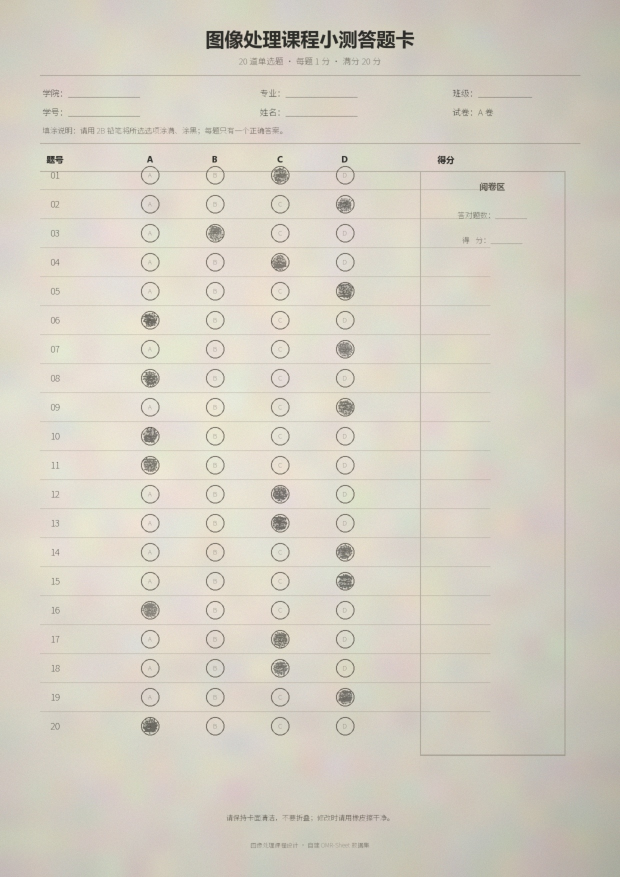
#> input picture data/images/S01.jpg, 1240 x 1754 px (shown at 1/2 size); its folder holds only this picture in this run
$ python predict.py --image ../data/images/S01.jpg
#> lines starting #> are read from the running program, lines starting #| are printed output that depends on the picture; after the words box and inside, x2 and y2 are one past the last pixel; in counts of white or black regions, pixels touching at a corner belong together
### src/omr/config.py
"""Project-wide constants and the canonical answer-sheet layout."""
from __future__ import annotations

from pathlib import Path

ROOT = Path(__file__).resolve().parents[2]
DATA_DIR = ROOT / "data"
IMAGE_DIR = DATA_DIR / "images"
MASK_DIR = DATA_DIR / "masks"
ANNOTATION_DIR = DATA_DIR / "annotations"
RESULTS_DIR = ROOT / "results"
FIGURE_DIR = ROOT / "docs" / "figures"

# A4 at 150 dpi.  The synthetic photos are already cropped and aligned.
WIDTH = 1240
HEIGHT = 1754

N_QUESTIONS = 20
OPTIONS = "ABCD"
ROW0 = 350
ROW_H = 58
Q_X = 110
OPT_X = (300, 430, 560, 690)
BUBBLE_R = 18
GT_R = 17          # radius of a filled option region in the ground truth
ROI_R = 15         # inner radius used to measure pencil coverage

GROUPS = ("clean", "light", "hard")
GROUP_CN = {"clean": "清晰组", "light": "光照不均组", "hard": "低对比/噪声组"}

# Fonts available on the build machine.  Noto Sans SC is used for the rendered
# dataset (open font); Microsoft YaHei bold is used only for headings.
FONT_REGULAR = Path(r"C:\Windows\Fonts\NotoSansSC-VF.ttf")
FONT_BOLD = Path(r"C:\Windows\Fonts\msyhbd.ttc")
FONT_SONG = Path(r"C:\Windows\Fonts\simsun.ttc")

BUBBLES = []
for _q in range(1, N_QUESTIONS + 1):
    for _oi, _opt in enumerate(OPTIONS):
        BUBBLES.append(
            {
                "q": _q,
                "opt": _opt,
                "oi": _oi,
                "cx": OPT_X[_oi],
                "cy": ROW0 + (_q - 1) * ROW_H,
            }
        )

BUBBLE_INDEX = {(b["q"], b["opt"]): i for i, b in enumerate(BUBBLES)}
BUBBLE_Q = [b["q"] for b in BUBBLES]
BUBBLE_OPT = [b["opt"] for b in BUBBLES]
BUBBLE_CX = [b["cx"] for b in BUBBLES]
BUBBLE_CY = [b["cy"] for b in BUBBLES]


# [4 lines left out: function bubble_center, not called in this run]

### src/omr/segmentation.py
"""Classical segmentation baselines and the proposed OMR pipeline.

Everything here is NumPy + Pillow.  No OpenCV / scikit-image dependency is
required, which makes the project easy to run on a clean Windows machine.
"""
from __future__ import annotations

import time
from dataclasses import dataclass, field

import numpy as np
from PIL import Image, ImageDraw

from .config import (
    BUBBLES,
    BUBBLE_CX,
    BUBBLE_CY,
    BUBBLE_OPT,
    BUBBLE_Q,
    GT_R,
    HEIGHT,
    N_QUESTIONS,
    OPTIONS,
    ROI_R,
    WIDTH,
)


@dataclass
class Prediction:
    name: str
    mask: np.ndarray                 # uint8, 0/255: filled-option regions
    ink_mask: np.ndarray             # bool: thresholded ink (for visualisation)
    fills: np.ndarray                # (20, 4) coverage / score
    positives: np.ndarray            # (20, 4) bool
    answers: dict[int, str]
    candidates: int = 0
    time_ms: float = 0.0
    meta: dict = field(default_factory=dict)


# ---------------------------------------------------------------------------
# Basic image operations
# ---------------------------------------------------------------------------
def to_gray(img: Image.Image | np.ndarray) -> np.ndarray:
    if isinstance(img, Image.Image):
        return np.asarray(img.convert("L"), dtype=np.uint8)
    arr = np.asarray(img)
    if arr.ndim == 2:
        return arr.astype(np.uint8)
    return np.asarray(Image.fromarray(arr.astype(np.uint8)).convert("L"), dtype=np.uint8)


# [16 lines left out: function otsu_threshold, not called in this run]


def box_blur(img: np.ndarray, k: int = 45) -> np.ndarray:
    """Mean filter using an integral image (O(HW), independent of k)."""
    if k % 2 == 0:
        k += 1
    p = k // 2
    a = np.pad(img.astype(np.float64), ((p, p), (p, p)), mode="reflect")
    ii = np.cumsum(np.cumsum(a, axis=0), axis=1)
    ii = np.pad(ii, ((1, 0), (1, 0)))
    out = ii[k:, k:] - ii[:-k, k:] - ii[k:, :-k] + ii[:-k, :-k]
    return out / float(k * k)


def _shift_bool(a: np.ndarray, dy: int, dx: int, fill: bool = False) -> np.ndarray:
    h, w = a.shape
    out = np.full_like(a, fill, dtype=bool)
    ys0, ys1 = max(0, dy), min(h, h + dy)
    xs0, xs1 = max(0, dx), min(w, w + dx)
    if ys0 >= ys1 or xs0 >= xs1:
        return out
    out[ys0:ys1, xs0:xs1] = a[ys0 - dy : ys1 - dy, xs0 - dx : xs1 - dx]
    return out


def dilate(a: np.ndarray, r: int = 1) -> np.ndarray:
    out = np.zeros_like(a, dtype=bool)
    for dy in range(-r, r + 1):
        for dx in range(-r, r + 1):
            out |= _shift_bool(a, dy, dx, False)
    return out


def erode(a: np.ndarray, r: int = 1) -> np.ndarray:
    return ~dilate(~a, r)


def close(a: np.ndarray, r: int = 1) -> np.ndarray:
    return erode(dilate(a, r), r)


def open_(a: np.ndarray, r: int = 1) -> np.ndarray:
    return dilate(erode(a, r), r)


# ---------------------------------------------------------------------------
# Region-of-interest measurement
# ---------------------------------------------------------------------------
_DISK_CACHE: dict[int, np.ndarray] = {}


def disk(r: int) -> np.ndarray:
    if r not in _DISK_CACHE:
        yy, xx = np.ogrid[-r : r + 1, -r : r + 1]
        _DISK_CACHE[r] = (xx * xx + yy * yy) <= r * r
    return _DISK_CACHE[r]


def roi_fill(binary: np.ndarray, r: int = ROI_R) -> np.ndarray:
    d = disk(r)
    out = np.zeros((N_QUESTIONS, len(OPTIONS)), dtype=np.float64)
    for b in BUBBLES:
        q, oi, cx, cy = b["q"], b["oi"], b["cx"], b["cy"]
        sub = binary[cy - r : cy + r + 1, cx - r : cx + r + 1]
        out[q - 1, oi] = float(sub[d].mean())
    return out


def answers_from_fills(fills: np.ndarray, threshold: float) -> tuple[np.ndarray, dict[int, str]]:
    positives = fills >= threshold
    answers: dict[int, str] = {}
    for q in range(1, N_QUESTIONS + 1):
        row = fills[q - 1]
        if positives[q - 1].any():
            answers[q] = OPTIONS[int(np.argmax(row))]
        else:
            answers[q] = ""
    return positives, answers


def regions_from_positives(positives: np.ndarray, r: int = GT_R) -> np.ndarray:
    img = Image.new("L", (WIDTH, HEIGHT), 0)
    draw = ImageDraw.Draw(img)
    for b in BUBBLES:
        if positives[b["q"] - 1, b["oi"]]:
            cx, cy = b["cx"], b["cy"]
            draw.ellipse([cx - r, cy - r, cx + r, cy + r], fill=255)
    return np.asarray(img, dtype=np.uint8)


# ---------------------------------------------------------------------------
# Run-length connected components (fast enough in pure Python)
# ---------------------------------------------------------------------------
# [120 lines left out: functions components, predict_global_roi, not called in this run]


def predict_proposed(
    gray: np.ndarray,
    delta: float = 10.0,
    threshold: float = 0.40,
    close_r: int = 1,
    open_r: int = 1,
    background_k: int = 45,
) -> Prediction:
    t0 = time.perf_counter()
    bg = box_blur(gray, background_k)
    diff = bg - gray.astype(np.float64)
    ink = diff > delta
    if close_r > 0:
        ink = close(ink, close_r)
    if open_r > 0:
        ink = open_(ink, open_r)
    fills = roi_fill(ink)
    positives, answers = answers_from_fills(fills, threshold)
    mask = regions_from_positives(positives)
    return Prediction(
        name="proposed",
        mask=mask,
        ink_mask=ink,
        fills=fills,
        positives=positives,
        answers=answers,
        candidates=int(positives.sum()),
        time_ms=(time.perf_counter() - t0) * 1000.0,
        meta={"delta": delta, "threshold": threshold, "background_k": background_k},
    )


# [77 lines left out: functions predict_proposed_no_morph, predict_baseline_cc, not called in this run]

### src/predict.py
"""Predict one aligned answer sheet with the proposed pipeline."""
from __future__ import annotations

import argparse
import sys
from pathlib import Path

from PIL import Image, ImageDraw

ROOT = Path(__file__).resolve().parents[1]
sys.path.insert(0, str(ROOT / "src"))

from omr.config import BUBBLES, HEIGHT, N_QUESTIONS, OPTIONS, WIDTH  # noqa: E402
from omr.segmentation import predict_proposed, to_gray  # noqa: E402


def main() -> None:
    parser = argparse.ArgumentParser(description="Recognise a filled OMR answer sheet.")
    parser.add_argument("--image", required=True, help="aligned image, 1240x1754 px")
    parser.add_argument("--out", default=str(ROOT / "results" / "predictions"))
    parser.add_argument("--delta", type=float, default=10.0)
    parser.add_argument("--threshold", type=float, default=0.40)
    args = parser.parse_args()

    path = Path(args.image)
    image = Image.open(path).convert("RGB")
    if image.size != (WIDTH, HEIGHT):
        raise SystemExit(
            f"Expected {WIDTH}x{HEIGHT} px after cropping/alignment, got {image.size}. "
            "See README section '适用范围'."
        )

    pred = predict_proposed(to_gray(image), delta=args.delta, threshold=args.threshold)
    out_dir = Path(args.out)
    out_dir.mkdir(parents=True, exist_ok=True)
    stem = path.stem
    Image.fromarray(pred.mask, "L").save(out_dir / f"{stem}_mask.png")

    overlay = image.copy()
    draw = ImageDraw.Draw(overlay)
    for b in BUBBLES:
        if pred.positives[b["q"] - 1, b["oi"]]:
            cx, cy = b["cx"], b["cy"]
            draw.ellipse([cx - 23, cy - 23, cx + 23, cy + 23], outline=(220, 40, 40), width=4)
    overlay.save(out_dir / f"{stem}_overlay.png")

    ans = " ".join(
        f"{q}:{pred.answers.get(q, '?') or '-'}" for q in range(1, N_QUESTIONS + 1)
    )
    print("answers:", ans)
    print("positive bubbles:", int(pred.positives.sum()))
    print("saved:", out_dir / f"{stem}_mask.png")
    print("saved:", out_dir / f"{stem}_overlay.png")
    print("options:", OPTIONS)


if __name__ == "__main__":
    main()
#> in main, image is the input picture: PIL image 1240x1754 RGB; mean R, G, B 213.3, 208, 195.9
#> in box_blur, `ii = np.cumsum(np.cumsum(a, axis=0), axis=1)`:
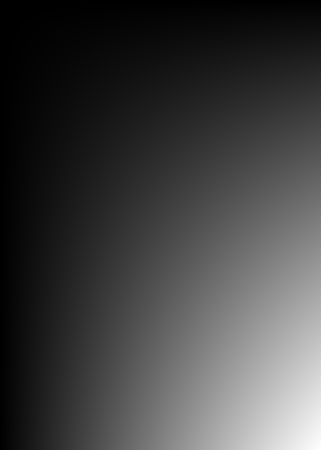
#> ii: shape (1798, 1284) float64 (shown at 1/4 size); min 201, max 479163453, mean 122324223.7; drawn with min black and max white
#> in predict_proposed, `diff = bg - gray.astype(np.float64)`:
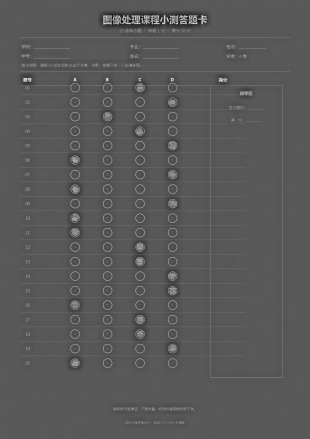
#> diff: shape (1754, 1240) float64 (shown at 1/4 size); min -87.42, max 163.9, mean 0; drawn with min black and max white
#> in predict_proposed, `ink = diff > delta`:
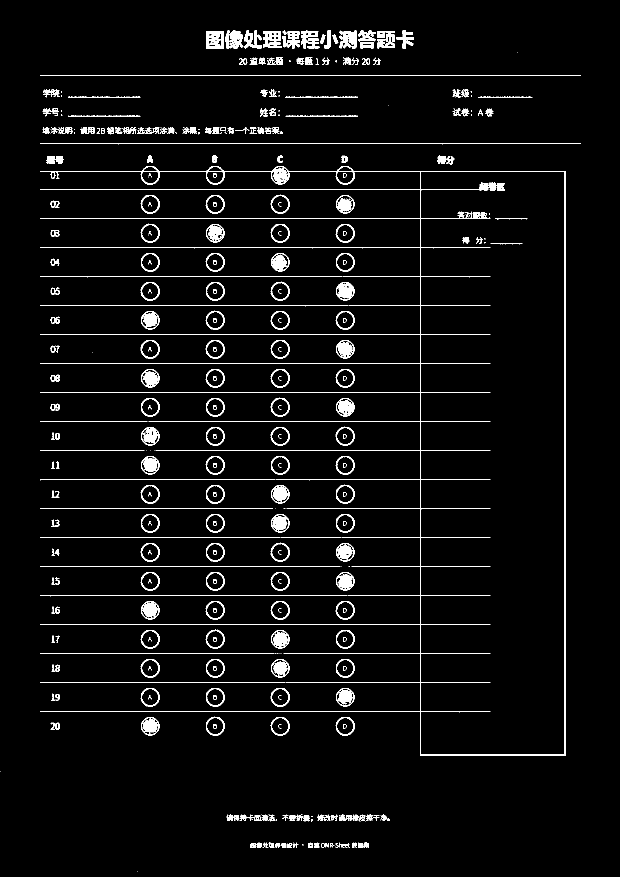
#> ink: shape (1754, 1240) bool (shown at 1/2 size); 4.1% white; 380 white regions (92 under 20 px), largest, box (x1, y1, x2, y2) and area: (80, 332, 1131, 1512) 21722, (80, 286, 1161, 289) 2164, (80, 150, 1161, 152) 2162
#> the loop in dilate, `for dy in range(-r, r + 1):` made 3 passes
#> after the loop in dilate, `for dy in range(-r, r + 1):`:
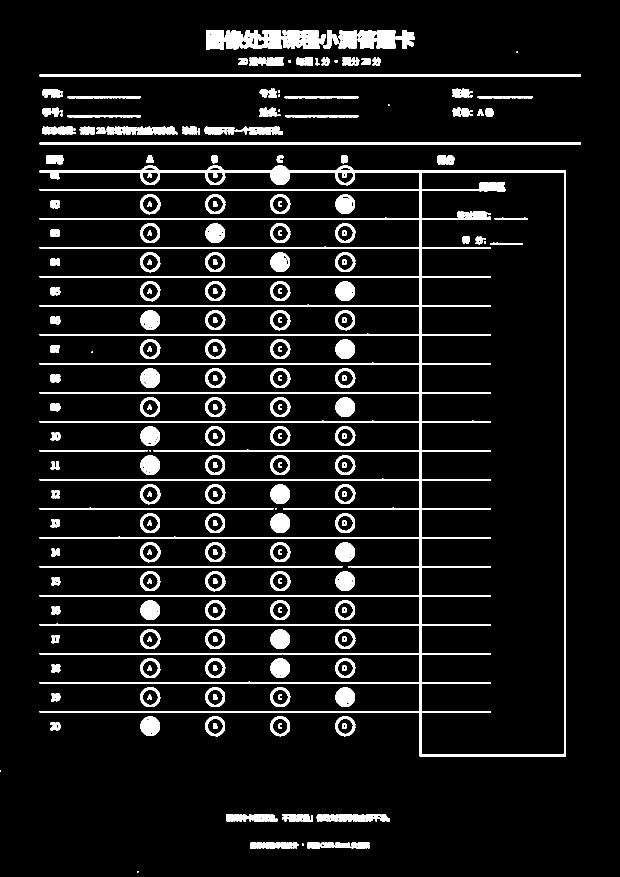
#> out: shape (1754, 1240) bool (shown at 1/2 size); 8.3% white; 247 white regions (26 under 20 px), largest, box (x1, y1, x2, y2) and area: (79, 331, 1132, 1513) 65433, (79, 285, 1162, 290) 4338, (79, 149, 1162, 153) 4332
#> call 2 of dilate, with r = 1
#> the loop in dilate (call 2), `for dy in range(-r, r + 1):` made 3 passes
#> after the loop in dilate (call 2), `for dy in range(-r, r + 1):`:
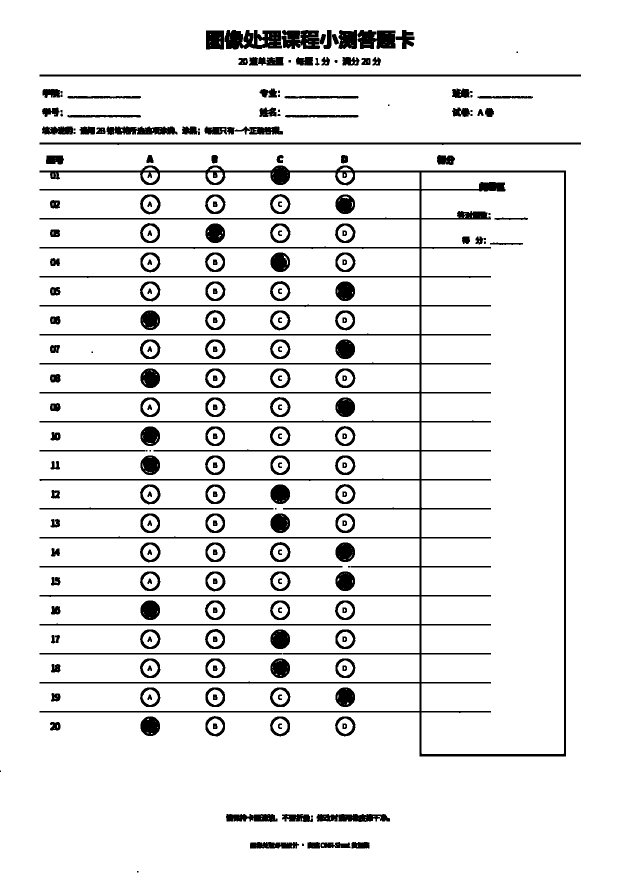
#> a: shape (1754, 1240) bool (shown at 1/2 size); 91.7% white; 247 black regions (26 under 20 px), largest, box (x1, y1, x2, y2) and area: (79, 331, 1132, 1513) 65433, (79, 285, 1162, 290) 4338, (79, 149, 1162, 153) 4332
#> call 4 of dilate, with r = 1
#> the loop in dilate (call 4), `for dy in range(-r, r + 1):` made 3 passes
#> after the loop in dilate (call 4), `for dy in range(-r, r + 1):`:
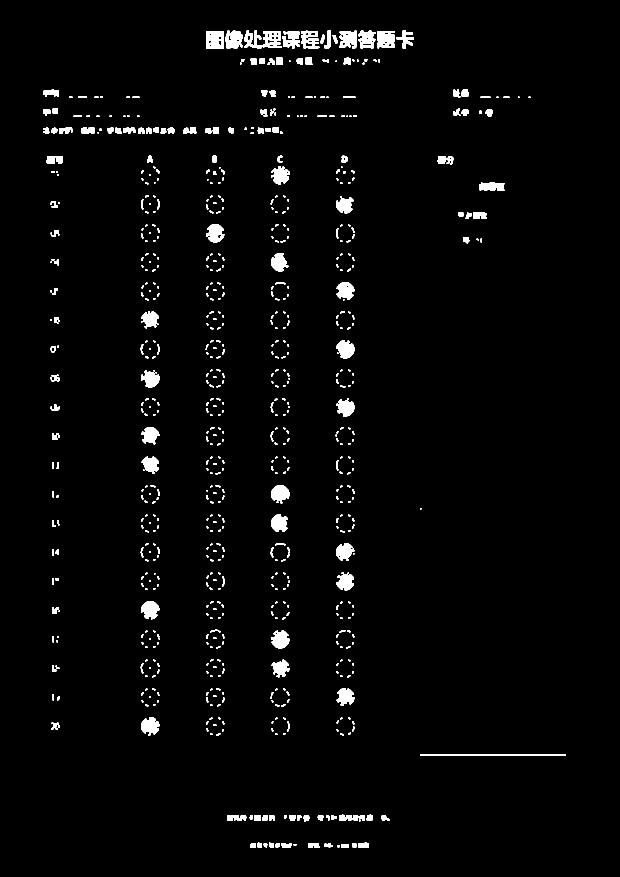
#> out: shape (1754, 1240) bool (shown at 1/2 size); 2.5% white; 739 white regions (329 under 20 px), largest, box (x1, y1, x2, y2) and area: (488, 61, 563, 97) 1581, (413, 62, 447, 98) 1096, (754, 62, 790, 97) 1074
#> after the loop in roi_fill, `for b in BUBBLES:`: out = 20 rows, first 6: [0.0282, 0.0719, 0.924, 0.0423], [0.0212, 0.0324, 0, 0.841], [0.0169, 0.896, 0, 0], [0.0212, 0.0324, 0.877, 0], [0.0212, 0.0324, 0, 0.928], [0.865, 0.0324, 0, 0]
#> in predict_proposed, `fills = roi_fill(ink)`: fills has the same summary as out in roi_fill
#> in answers_from_fills, `positives = fills >= threshold`: positives = 20 rows, first 6: [False, False, True, False], [False, False, False, True], [False, True, False, False], [False, False, True, False], [False, False, False, True], [True, False, False, False]
#> the loop in answers_from_fills, `for q in range(1, N_QUESTIONS + 1):` made 20 passes
#> after the loop in answers_from_fills, `for q in range(1, N_QUESTIONS + 1):`: answers = 20 items
#> in main, `overlay.save(out_dir / f"{stem}_overlay.png")`:
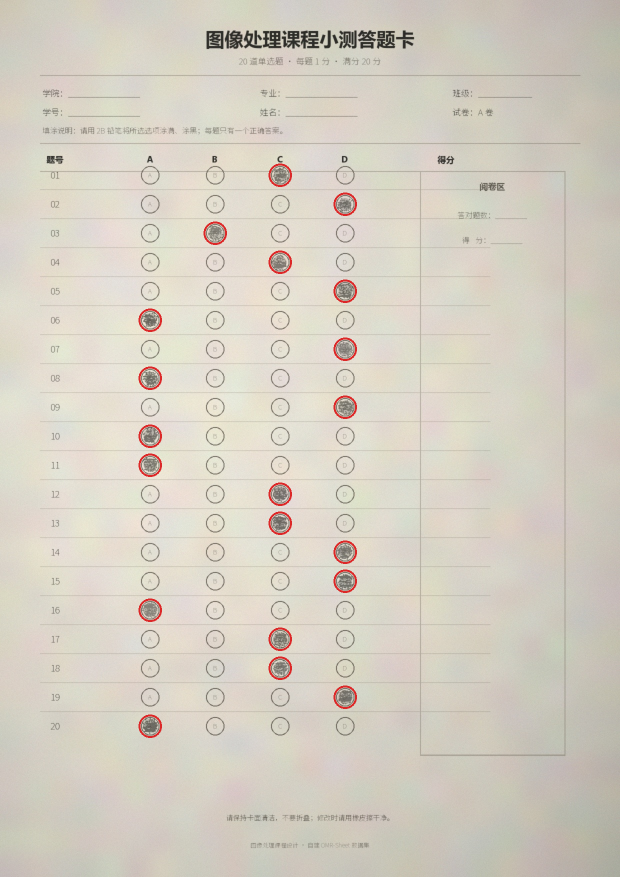
#> saved as S01_overlay.png: PIL image 1240x1754 RGB (shown at 1/2 size); mean R, G, B 213.2, 207.1, 195
#| answers: 1:C 2:D 3:B 4:C 5:D 6:A 7:D 8:A 9:D 10:A 11:A 12:C 13:C 14:D 15:D 16:A 17:C 18:C 19:D 20:A
#| positive bubbles: 20

$ run again, on data/masks/S02.png
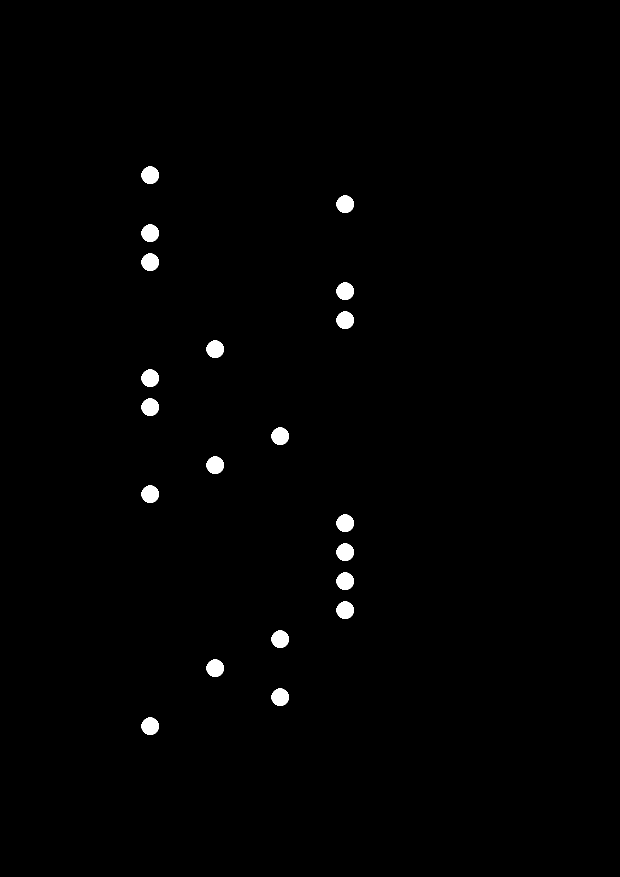
#> input picture data/masks/S02.png, 1240 x 1754 px (shown at 1/2 size)
#> image: PIL image 1240x1754 RGB; 0.88% white; 20 white regions, largest, box (x1, y1, x2, y2) and area: (283, 333, 318, 368) 957, (673, 391, 708, 426) 957, (283, 449, 318, 484) 957
#> in to_gray, returned value is the input picture: shape (1754, 1240); 0.88% white; 20 white regions, largest, box (x1, y1, x2, y2) and area: (283, 333, 318, 368) 957, (673, 391, 708, 426) 957, (283, 449, 318, 484) 957
#> ink: shape (1754, 1240) bool; 3.1% white; 14 white regions, largest, box (x1, y1, x2, y2) and area: (655, 1011, 726, 1256) 12503, (265, 431, 336, 560) 6501, (655, 547, 726, 676) 6501
#> the loop in dilate, `for dy in range(-r, r + 1):` made 3 passes
#> the loop in dilate (call 2), `for dy in range(-r, r + 1):` made 3 passes
#> after the loop in dilate (call 2), `for dy in range(-r, r + 1):`:
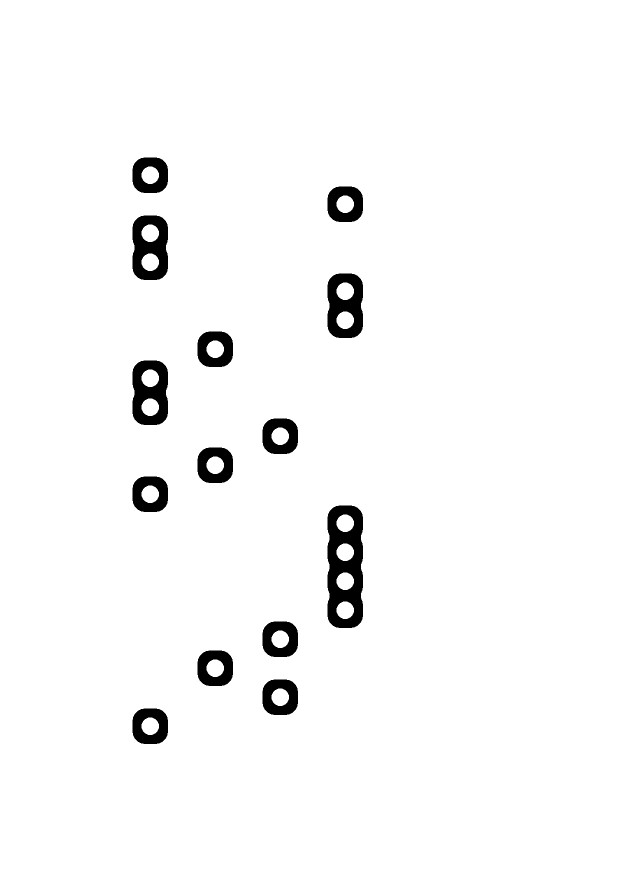
#> out: shape (1754, 1240) bool (shown at 1/2 size); 96.9% white; 14 black regions, largest, box (x1, y1, x2, y2) and area: (655, 1011, 726, 1256) 12503, (265, 431, 336, 560) 6501, (655, 547, 726, 676) 6501
#> the loop in roi_fill, `for b in BUBBLES:` made 80 passes
#> pass 1, in roi_fill, `sub = binary[cy - r : cy + r + 1, cx - r : cx + r + 1]`:
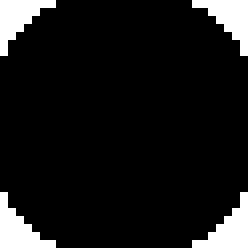
#> sub: shape (31, 31) bool (shown 8 times larger); 9.6% white; 4 white regions, box (x1, y1, x2, y2) and area: (0, 0, 7, 7) 23, (24, 0, 31, 7) 23, (0, 24, 7, 31) 23, (24, 24, 31, 31) 23
#> after the loop in roi_fill, `for b in BUBBLES:`: out = 20 rows, first 6: [0, 0, 0, 0], [0, 0, 0, 0], [0, 0, 0, 0], [0, 0, 0, 0], [0, 0, 0, 0], [0, 0, 0, 0]
#> fills has the same summary as out in roi_fill
#> in answers_from_fills, `positives = fills >= threshold`: positives = 20 rows, first 6: [False, False, False, False], [False, False, False, False], [False, False, False, False], [False, False, False, False], [False, False, False, False], [False, False, False, False]
#> after the loop in answers_from_fills, `for q in range(1, N_QUESTIONS + 1):`: answers = 20 items
#| answers: 1:- 2:- 3:- 4:- 5:- 6:- 7:- 8:- 9:- 10:- 11:- 12:- 13:- 14:- 15:- 16:- 17:- 18:- 19:- 20:-
#| positive bubbles: 0
